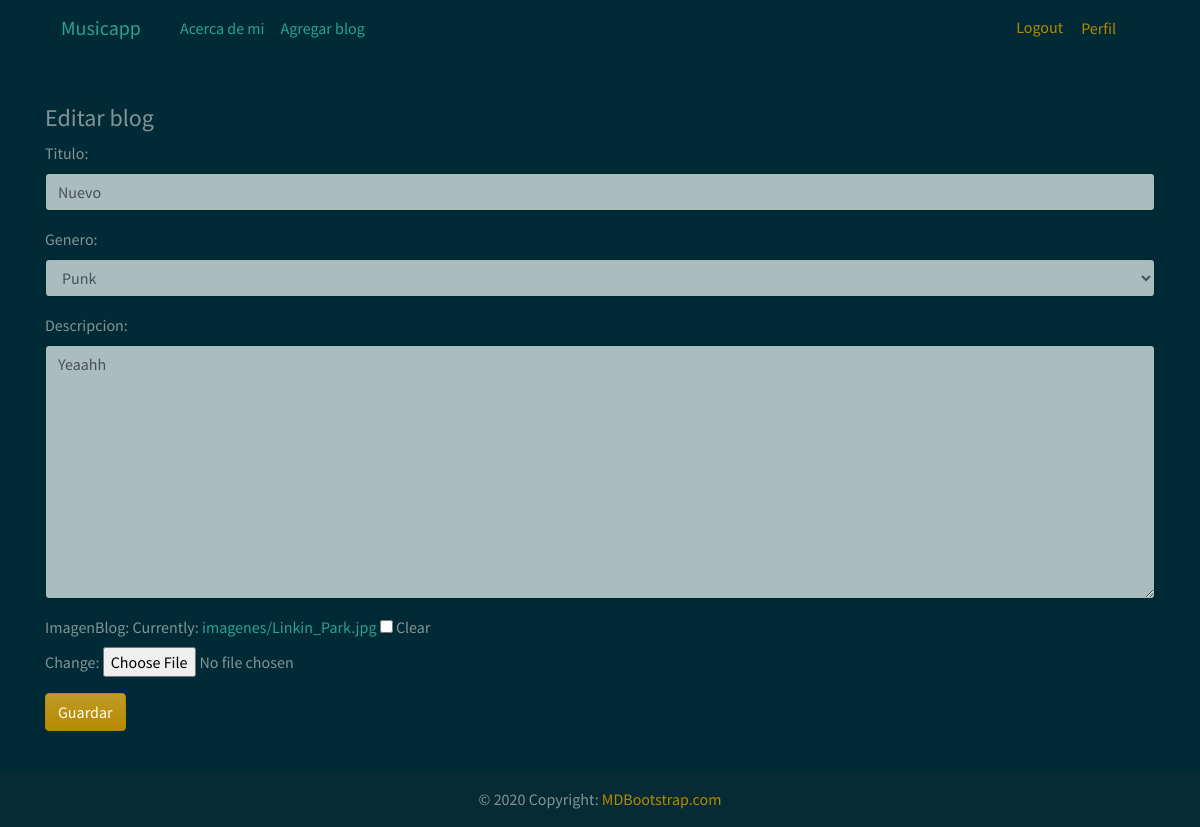
/editar-blog/5/ (signed in), run on the app's committed database.
### Musicapp/models.py (models this page shows, shortened)
class Blog(models.Model):
    generoSeleccion = (
    ('rock','Rock'),
    ('pop', 'Pop'),
    ('clasica','Clasica'),
    ('punk','Punk'),
    ('trap','Trap'),
    ('reggaeton','Reggaeton'),
    ('cumbia','Cumbia'),
    ('otro', 'Otro'),
    )
    usuario = models.ForeignKey(User, on_delete=models.CASCADE, null=True, blank=True)
    titulo = models.CharField(max_length=200)
    genero = models.CharField(max_length=15, choices=generoSeleccion, default='Rock')
    descripcion = models.TextField(null=True, blank=True)
    fechaPublicacion = models.DateTimeField(auto_now_add=True)
    imagenBlog = models.ImageField(null=True, blank=True, upload_to="imagenes/")
    class Meta:
        ordering = ['usuario', '-fechaPublicacion']

### Musicapp/views.py (the view)
# urls.py: path('editar-blog/<int:pk>/', BlogUpdate.as_view(), name='editar-blog'),
class BlogUpdate(LoginRequiredMixin, UpdateView):
    model = Blog
    form_class = FormularioActualizacionBlog
    success_url = reverse_lazy('lista-blogs')
    template_name = 'Musicapp/Blogs/editar-blog.html'

### Musicapp/forms.py
class FormularioActualizacionBlog(forms.ModelForm):
    class Meta:
        model = Blog
        fields = ('titulo', 'genero', 'descripcion', 'imagenBlog')
        widgets = {
            'titulo' : forms.TextInput(attrs={'class': 'form-control'}),
            'genero' : forms.Select(attrs={'class': 'form-control'}),
            'descripcion' : forms.Textarea(attrs={'class': 'form-control'}),
        }

### Musicapp/templates/Musicapp/Blogs/editar-blog.html (shortened to what this page needs)
{% extends 'Musicapp/main.html' %}
{% block contenido %}
<br>
<br>
{% if user.id == blog.usuario.id %}
<div class="container">
    <h4>Editar blog</h4>
</div>
<div class="container">
    <div class="form-group">
        <form method="post" enctype="multipart/form-data">{% csrf_token %}
            {{ form.as_p }}
            <button type="submit" class="btn btn-primary">Guardar</button>
        </form>
    </div>
</div>
<br>
{% else %}
<div class="container">
<h4>No tienes acceso a esta pagina!</h4>
</div>
{% endif %}
{% endblock %}

### data on the page
Blog: titulo "Nuevo", genero "Punk", descripcion "Yeaahh"
